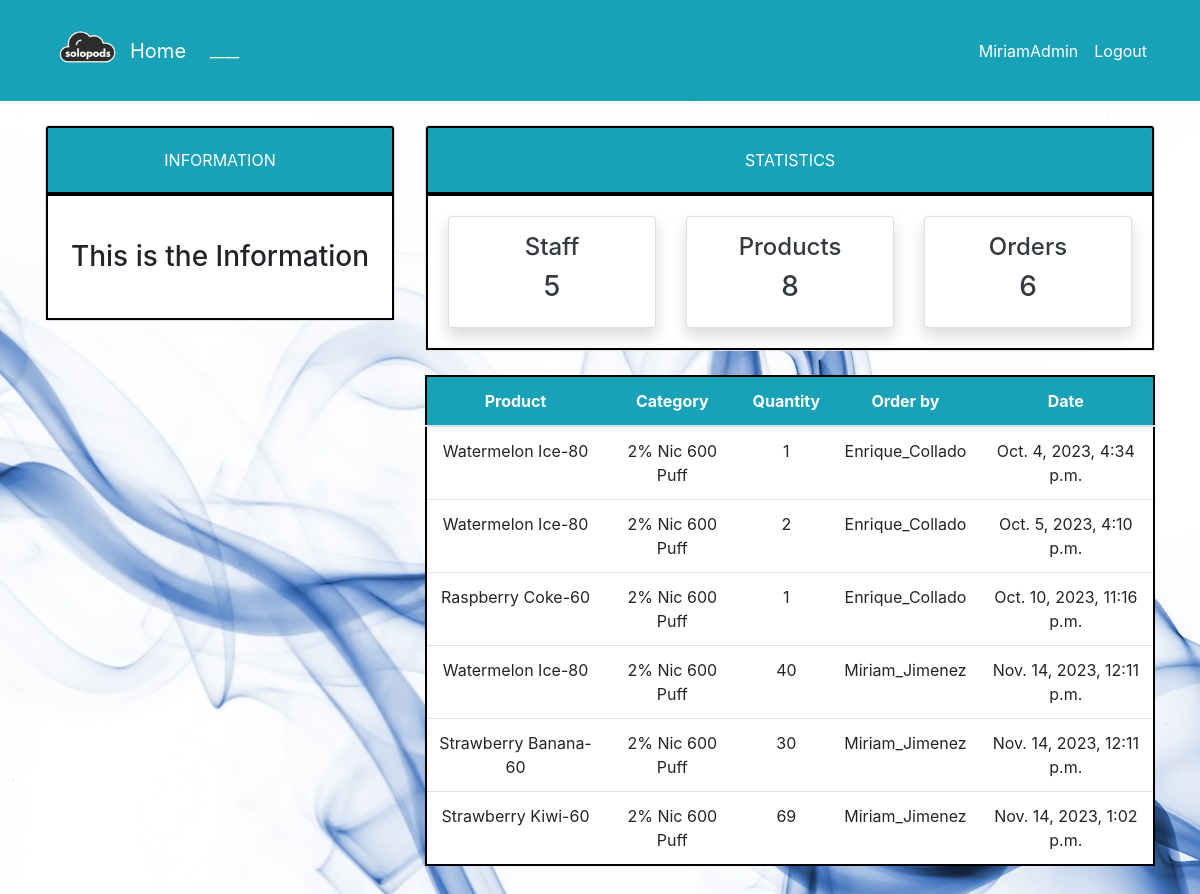
Page /order/ (signed in) on the committed database.
### dashboard/models.py (models this page shows, shortened)
class Order(models.Model):
    product = models.ForeignKey(Product, on_delete=models.CASCADE, null=True)
    staff = models.ForeignKey(User, models.CASCADE, null=True)
    order_quantity = models.PositiveIntegerField(null=True)
    date = models.DateTimeField(auto_now_add=True)
    class Meta:
        verbose_name_plural = 'Order'

class Product(models.Model):
    name = models.CharField(max_length=100, null=True)
    category = models.CharField(max_length=20, choices=CATEGORY, null=True)
    quantity = models.PositiveIntegerField(null=True)
    class Meta:
        verbose_name_plural = 'Product'
    def __str__(self):
        return f'{self.name}-{self.quantity}'

### dashboard/views.py (the view)
# urls.py: path('order/', views.order, name='dashboard-order'),
@login_required
def order(request):
    orders = Order.objects.all()
    orders_count = orders.count()
    workers_count = User.objects.all().count()
    product_count = Product.objects.all().count()
    context = {
        'orders': orders,
        'workers_count': workers_count,
        'orders_count': orders_count,
        'product_count': product_count,
    }
    return render(request, 'dashboard/order.html', context)

### templates/dashboard/order.html (shortened to what this page needs)
{% extends 'partials/base.html' %}
{% block content %}
{% include 'partials/topnav.html' %}
    <div class="container">
        <div class="row my-4">
            <div class="col-md-4">
            </div>
            <div class="col-md-8">
                <table class="table bg-white">
                    <thead class="bg-info">
                        <tr class="text-white">
                            <th scope="col">Product</th>
                            <th scope="col">Category</th>
                            <th scope="col">Quantity</th>
                            <th scope="col">Order by</th>
                            <th scope="col">Date</th>
                        </tr>
                    </thead>
                    <tbody>
                        {% for orders in orders %}
                        <tr>
                            <td>{{ orders.product }}</td>
                            <td>{{ orders.product.category }}</td>
                            <td>{{ orders.order_quantity }}</td>
                            <td>{{ orders.staff.username }}</td>
                            <td>{{ orders.date }}</td>
                        </tr>
                        {% endfor %}
                    </tbody>
                </table>
            </div>
        </div>
    </div>
{% endblock %}

### templates/partials/nav.html (shortened to what this page needs)
    <nav class="navbar navbar-expand-lg navbar-info bg-info">
        {% if user.is_authenticated %}
        <div class="container">
            <img src="../../media/background/4.png" width="85" height="85">
            <a class="navbar-brand text-white" href="{% url 'dashboard-index' %}">Home</a>
            <div class="collapse navbar-collapse" id="navbarSupportedContent">
                <ul class="navbar-nav mr-auto">
                    <li class="nav-item active">
                        <a class="nav-link text-white" href="{% url 'dashboard-index' %}"> ____ </a>
                    </li>
                </ul>
                <ul class="navbar-nav ml-auto">
                    <li class="nav-item active">
                        <a class="nav-link text-white" href="{% url 'user-profile' %}">{{ user.username }}</a>
                    </li>
                    <li class="nav-item">
                        <a class="nav-link text-white" href="{% url 'user-logout' %}">Logout</a>
                    </li>
                </ul>
                {% endif %}
            </div>
        </div>
    </nav>

### static/style.css (style rules this page uses)
body { background: rgb(255, 255, 255); background-image: url('./../media/background/2.jpeg'); }
.bg-white { text-align: center; border: 2px solid #000; padding: 20px; }

### rows in the picture
Order: product "Watermelon Ice-80", product.category "2% Nic 600 Puff", order_quantity "1", staff.username "Enrique_Collado", date "Oct. 4, 2023, 4:34 p.m."
Order: product "Watermelon Ice-80", product.category "2% Nic 600 Puff", order_quantity "2", staff.username "Enrique_Collado", date "Oct. 5, 2023, 4:10 p.m."
Order: product "Raspberry Coke-60", product.category "2% Nic 600 Puff", order_quantity "1", staff.username "Enrique_Collado", date "Oct. 10, 2023, 11:16 p.m."
Order: product "Watermelon Ice-80", product.category "2% Nic 600 Puff", order_quantity "40", staff.username "Miriam_Jimenez", date "Nov. 14, 2023, 12:11 p.m."
Order: product "Strawberry Banana-60", product.category "2% Nic 600 Puff", order_quantity "30", staff.username "Miriam_Jimenez", date "Nov. 14, 2023, 12:11 p.m."
Order: product "Strawberry Kiwi-60", product.category "2% Nic 600 Puff", order_quantity "69", staff.username "Miriam_Jimenez", date "Nov. 14, 2023, 1:02 p.m."

### other values in the picture
{{ user.username }} "MiriamAdmin"
{{ workers_count }} "5"
{{ product_count }} "8"
{{ orders_count }} "6"
